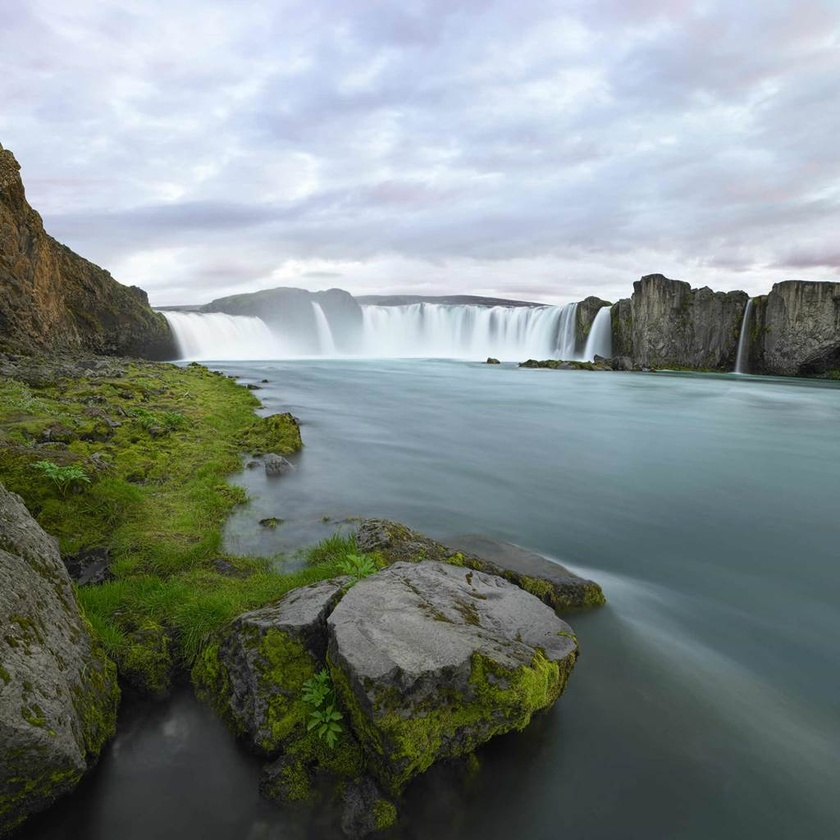
#> input picture SVD/images/waterfall.jpg, 840 x 840 px, shrunk from 1024 x 1024 before the run, found by its file name
$ python svd.py
#> lines starting #> are read from the running program, lines starting #| are printed output that depends on the picture; long printed decimals are rounded
import numpy
from PIL import Image


# open the image and return 3 matrices, each corresponding to one channel (R, G and B channels)
def openImage(imagePath):
#> called with imagePath = 'waterfall.jpg'
    imOrig = Image.open(imagePath)
#> imOrig is the input picture: PIL image 840x840 RGB; mean R, G, B 127.8, 137.9, 136.6
    im = numpy.array(imOrig)

    aRed = im[:, :, 0]
    aGreen = im[:, :, 1]
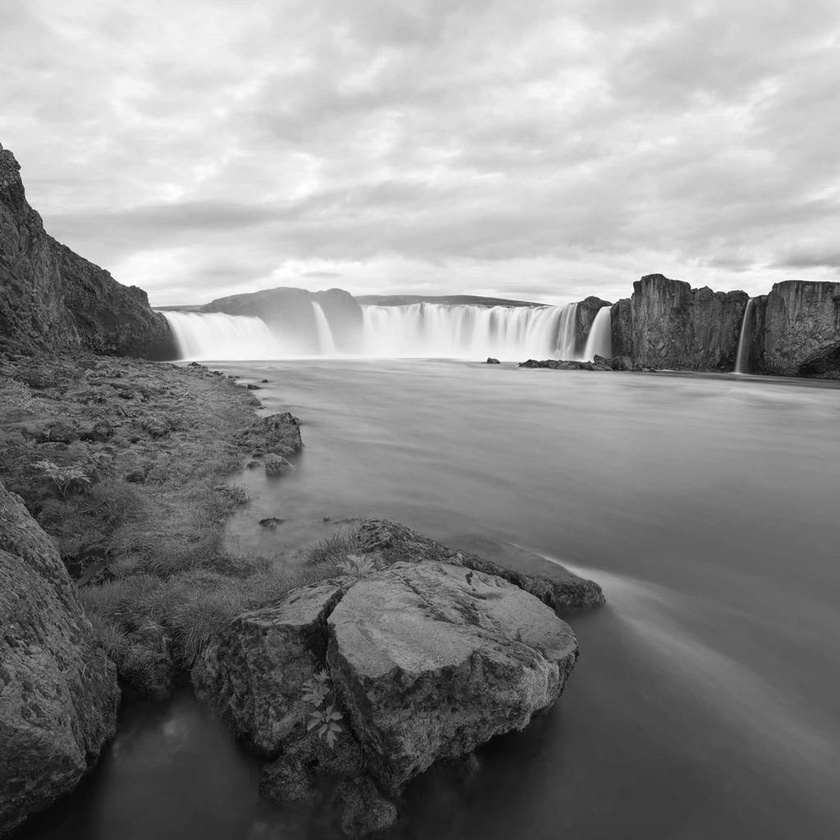
#> aGreen: shape (840, 840); min 0, max 255, mean 137.9
    aBlue = im[:, :, 2]

    return [aRed, aGreen, aBlue, imOrig]


# compress the matrix of a single channel
def compressSingleChannel(channelDataMatrix, singularValuesLimit):
    uChannel, sChannel, vhChannel = numpy.linalg.svd(channelDataMatrix)
    aChannelCompressed = numpy.zeros((channelDataMatrix.shape[0], channelDataMatrix.shape[1]))
    k = singularValuesLimit

    leftSide = numpy.matmul(uChannel[:, 0:k], numpy.diag(sChannel)[0:k, 0:k])
    aChannelCompressedInner = numpy.matmul(leftSide, vhChannel[0:k, :])
    aChannelCompressed = aChannelCompressedInner.astype('uint8')
    return aChannelCompressed


# MAIN PROGRAM:
print('*** Image Compression using SVD')
aRed, aGreen, aBlue, originalImage = openImage('waterfall.jpg')

# image width and height:
imageWidth = originalImage.width
#> imageWidth = 840
imageHeight = originalImage.height
#> imageHeight = 840

# number of singular values to use for reconstructing the compressed image
singularValuesLimit = 10

aRedCompressed = compressSingleChannel(aRed, singularValuesLimit)
#> in compressSingleChannel, `uChannel, sChannel, vhChannel = numpy.linalg.svd(channelDataMatrix)`:
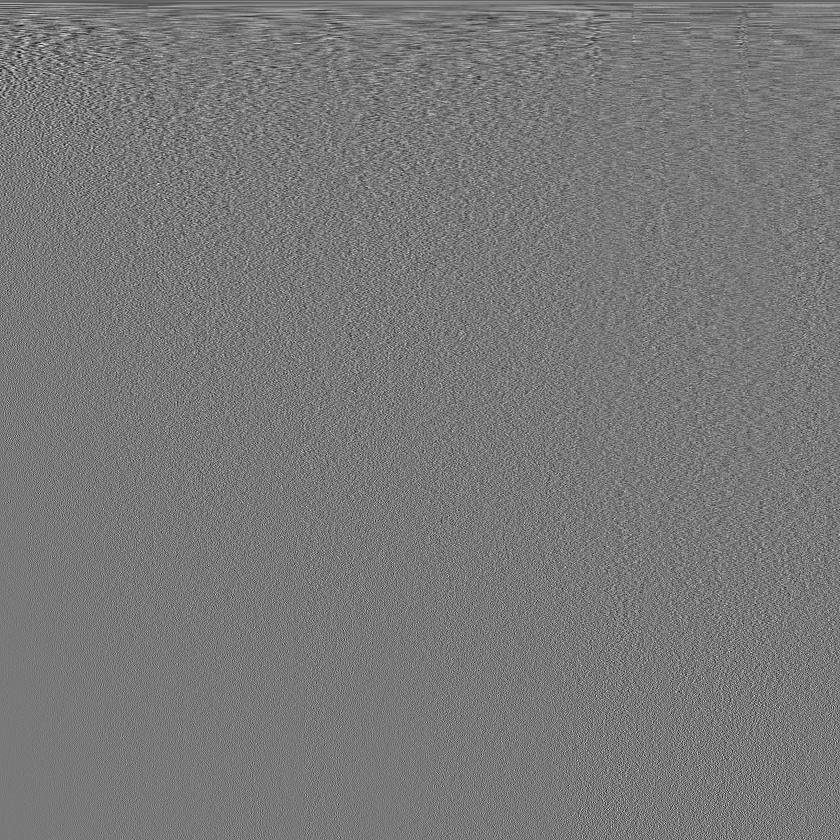
#> vhChannel: shape (840, 840) float64; min -0.206, max 0.228, mean -4.42e-05; drawn with min black and max white
#> in compressSingleChannel, `uChannel, sChannel, vhChannel = numpy.linalg.svd(channelDataMatrix)`: sChannel = 840 values, max 119282.3 at index 0, min 0.0194 at index 839, mean 402
#> in compressSingleChannel, `aChannelCompressedInner = numpy.matmul(leftSide, vhChannel[0:k, :])`:
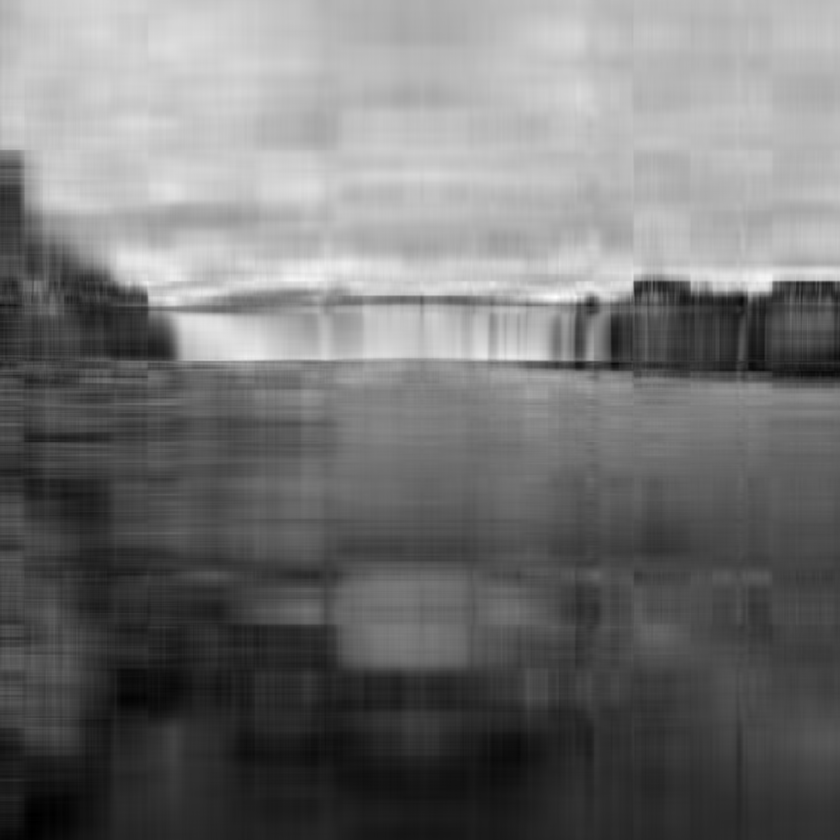
#> aChannelCompressedInner: shape (840, 840) float64; min 7.51, max 273.6, mean 127.8; drawn with min black and max white
aGreenCompressed = compressSingleChannel(aGreen, singularValuesLimit)
#> call 2 of compressSingleChannel, with singularValuesLimit = 10
#> in compressSingleChannel (call 2), `uChannel, sChannel, vhChannel = numpy.linalg.svd(channelDataMatrix)`: sChannel = 840 values, max 127363.4 at index 0, min 0.0341 at index 839, mean 421.4
#> in compressSingleChannel (call 2), `aChannelCompressedInner = numpy.matmul(leftSide, vhChannel[0:k, :])`:
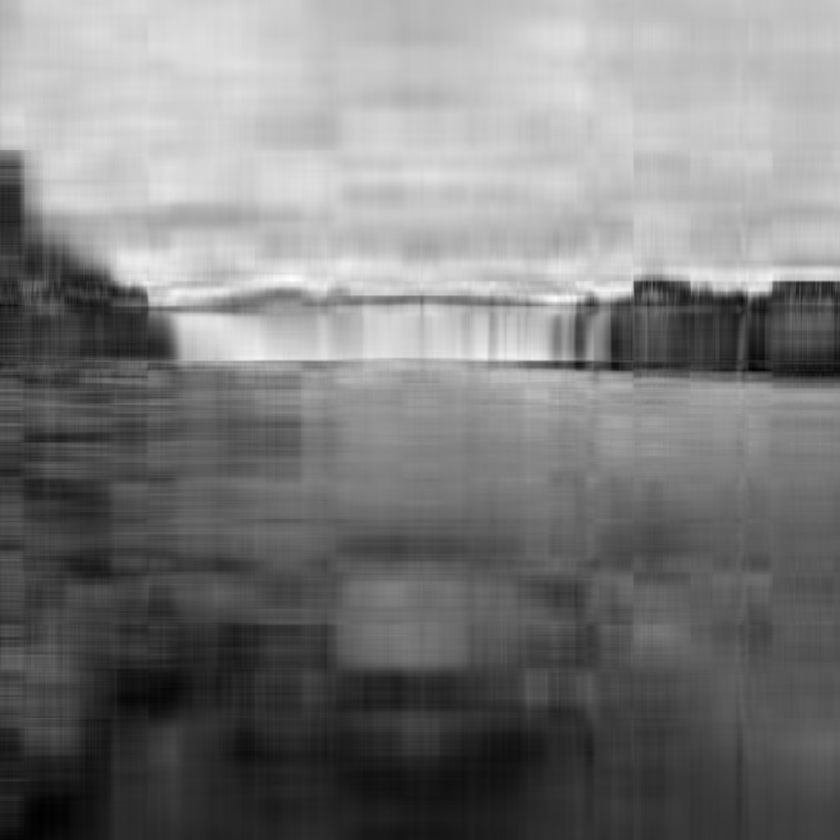
#> aChannelCompressedInner: shape (840, 840) float64; min 6.48, max 277.1, mean 137.9; drawn with min black and max white
aBlueCompressed = compressSingleChannel(aBlue, singularValuesLimit)
#> call 3 of compressSingleChannel, with singularValuesLimit = 10
#> in compressSingleChannel (call 3), `uChannel, sChannel, vhChannel = numpy.linalg.svd(channelDataMatrix)`: sChannel = 840 values, max 131197.3 at index 0, min 0.0203 at index 839, mean 454.7
#> in compressSingleChannel (call 3), `aChannelCompressedInner = numpy.matmul(leftSide, vhChannel[0:k, :])`:
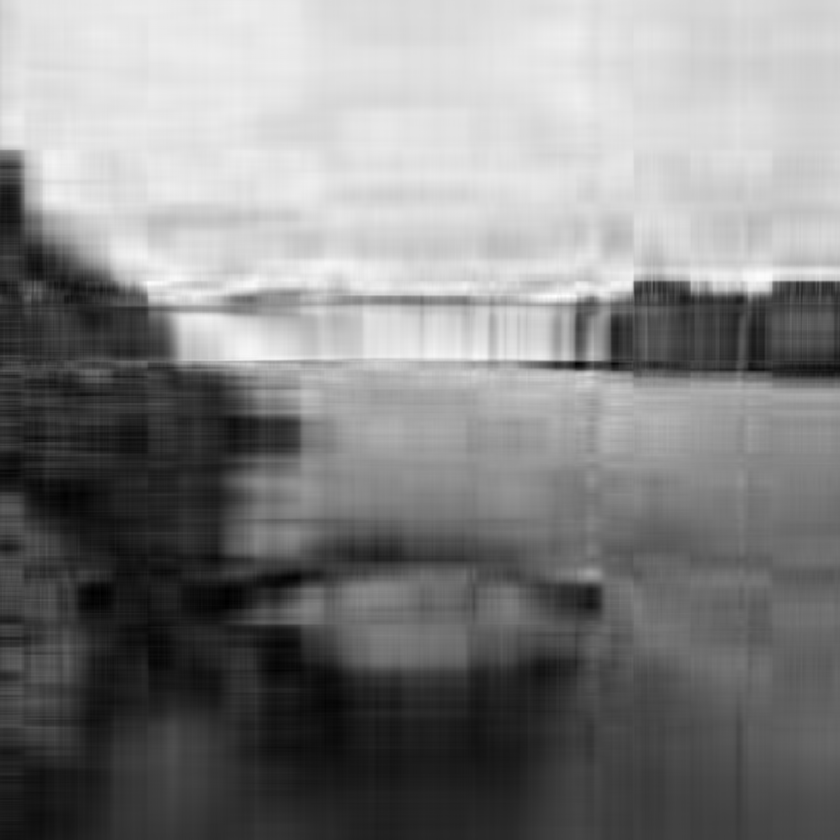
#> aChannelCompressedInner: shape (840, 840) float64; min -8.41, max 274.4, mean 136.6; drawn with min black and max white

imr = Image.fromarray(aRedCompressed, mode=None)
img = Image.fromarray(aGreenCompressed, mode=None)
imb = Image.fromarray(aBlueCompressed, mode=None)

newImage = Image.merge("RGB", (imr, img, imb))
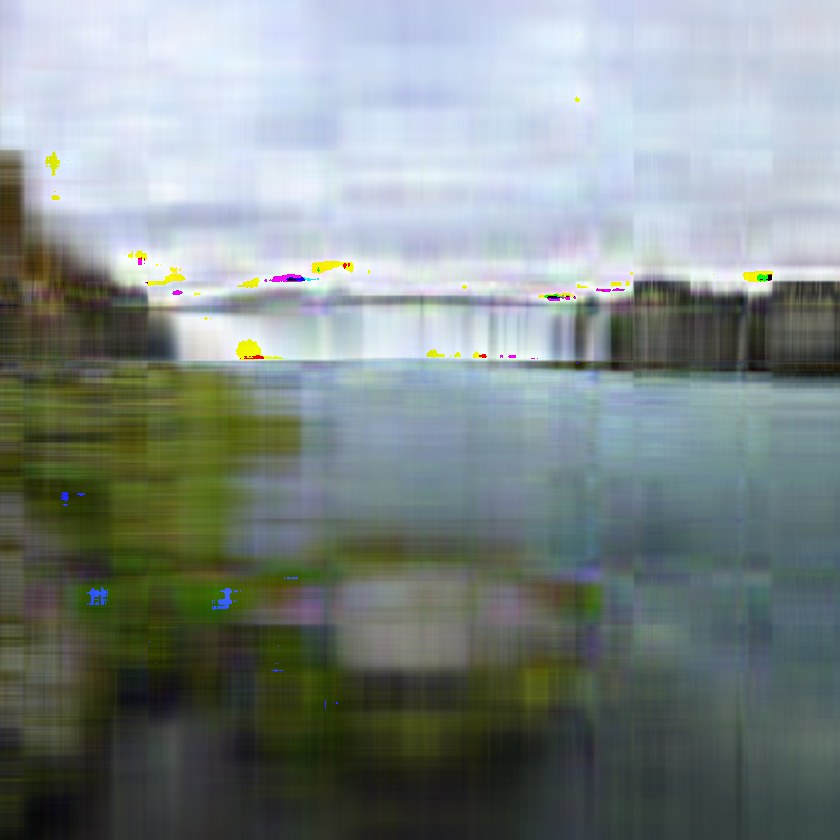
#> newImage: PIL image 840x840 RGB; mean R, G, B 127.3, 137.2, 135.5

originalImage.show()
newImage.show()
newImage.save("waterfall10.jpg")

# CALCULATE AND DISPLAY THE COMPRESSION RATIO
mr = imageHeight
#> mr = 840
mc = imageWidth
#> mc = 840

originalSize = mr * mc * 3
#> originalSize = 2116800
compressedSize = singularValuesLimit * (1 + mr + mc) * 3
#> compressedSize = 50430

print('original size:')
print(originalSize)
#| 2116800

print('compressed size:')
print(compressedSize)
#| 50430

print('Ratio compressed size / original size:')
ratio = compressedSize * 1.0 / originalSize
#> ratio = 0.0238
print(ratio)
#| 0.02382

print('Compressed image size is ' + str(round(ratio * 100, 2)) + '% of the original image ')
#| Compressed image size is 2.38% of the original image
print('DONE - Compressed the image! Over and out!')

$ run again, with SVD/images/baboon.jpg copied over SVD/images/waterfall.jpg
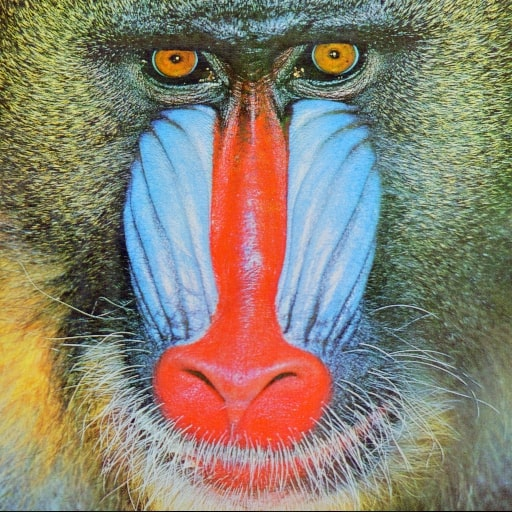
#> input picture SVD/images/baboon.jpg, 512 x 512 px, found by its file name
#> in openImage, imOrig is the input picture: PIL image 512x512 RGB; mean R, G, B 137.4, 128.9, 113.2
#> sChannel = 512 values, max 72953.2 at index 0, min 0.025 at index 511, mean 601.6
#> in compressSingleChannel (call 3), `uChannel, sChannel, vhChannel = numpy.linalg.svd(channelDataMatrix)`:
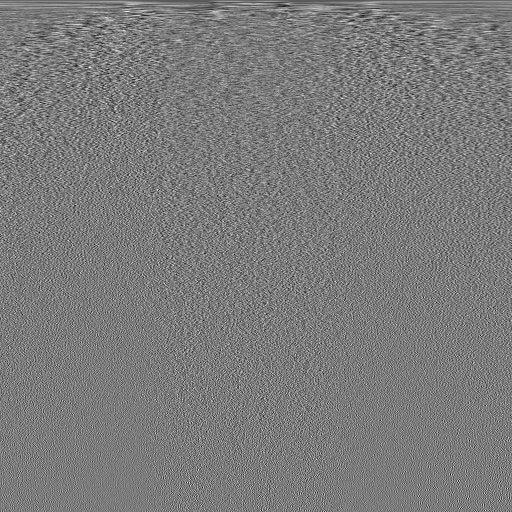
#> vhChannel: shape (512, 512) float64; min -0.226, max 0.241, mean -5.92e-05; drawn with min black and max white
#> sChannel = 512 values, max 61380.4 at index 0, min 0.0446 at index 511, mean 610.4
#> `newImage = Image.merge("RGB", (imr, img, imb))`:
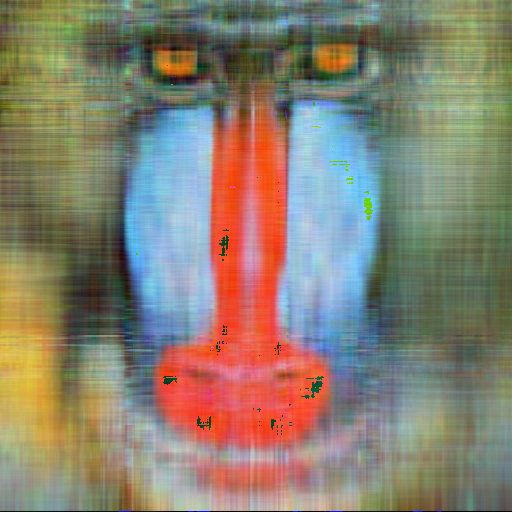
#> newImage: PIL image 512x512 RGB; mean R, G, B 136.3, 128.4, 112.5
#| 786432
#| 30750
#| 0.0391
#| Compressed image size is 3.91% of the original image
